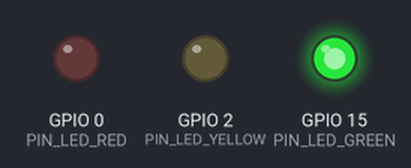
This sketch was run on a simulated ESP32. Shown: output pins drawn as LEDs (lit = HIGH).

Above: at 2.5 s.
At 6.2 s:
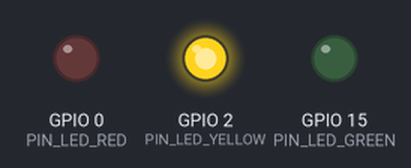
At 7.7 s:
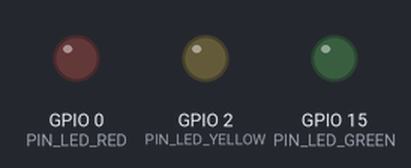
At 10.5 s:
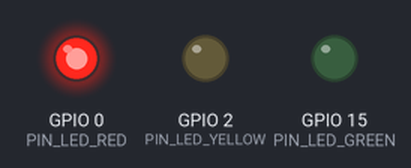
Timing chart, 0 to 16.9 s (numbered marks = the images above):
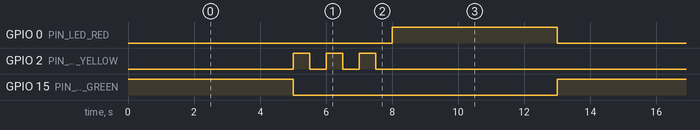

The sketch:

Project_04_Traffic_Lights.ino
```cpp
//*********************************************************************************
/*
 * 名称   : Traffic_Lights
 * 功能   : 模拟交通灯
 * 作者   : http://www.keyes-robot.com/
*/
#define PIN_LED_RED   0   //定义红色LED的引脚为GPIO0
#define PIN_LED_YELLOW   2   //定义黄色LED的引脚为GPIO2
#define PIN_LED_GREEN  15   //定义绿色LED的引脚为GPIO15

void setup() {
  pinMode(PIN_LED_RED, OUTPUT);  // 将红色LED引脚设置为输出模式
  pinMode(PIN_LED_YELLOW, OUTPUT);  // 将黄色LED引脚设置为输出模式
  pinMode(PIN_LED_GREEN, OUTPUT);  // 将绿色LED的引脚设置为输出模式
}

void loop(){
  digitalWrite(PIN_LED_GREEN, HIGH); // 点亮绿色LED
  delay(5000); // 延时5秒
  digitalWrite(PIN_LED_GREEN, LOW); // 熄灭绿色LED
  for(int i=0;i<3;i++){// 闪烁3次
    digitalWrite(PIN_LED_YELLOW, HIGH); //点亮黄色LED
    delay(500); // 延时0.5秒
    digitalWrite(PIN_LED_YELLOW, LOW); // 熄灭黄色LED
    delay(500); // 延时0.5秒
  }
  digitalWrite(PIN_LED_RED, HIGH); // 点亮红色LED
  delay(5000); // 延时5秒
  digitalWrite(PIN_LED_RED, LOW); // 熄灭红色LED
}
//*********************************************************************************
```

Measured:
- by itself, GPIO 0 (PIN_LED_RED), GPIO 15 (PIN_LED_GREEN): alternates HIGH for 5.0 s and LOW for 8.0 s
- by itself, GPIO 2 (PIN_LED_YELLOW): repeats every 13.0 s: 2 × (LOW 0.50 s, HIGH 0.50 s), LOW 10.5 s, HIGH 0.50 s
- by itself, everything shown: repeats every 13.0 s, in 9 steps
